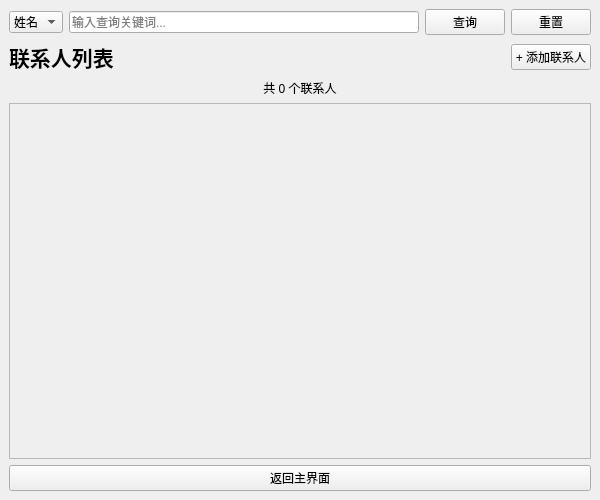
<?xml version="1.0" encoding="UTF-8"?>
<ui version="4.0">
 <class>ContactBookWindow</class>
 <widget class="QMainWindow" name="ContactBookWindow">
  <property name="geometry">
   <rect>
    <x>0</x>
    <y>0</y>
    <width>600</width>
    <height>500</height>
   </rect>
  </property>
  <property name="windowTitle">
   <string>通讯录</string>
  </property>
  <widget class="QWidget" name="centralwidget">
   <layout class="QVBoxLayout" name="verticalLayout">

    <!-- 查询区域 -->
    <item>
     <layout class="QHBoxLayout" name="searchLayout">
      <item>
       <widget class="QComboBox" name="searchTypeComboBox">
        <item>
         <property name="text">
          <string>姓名</string>
         </property>
        </item>
        <item>
         <property name="text">
          <string>城市</string>
         </property>
        </item>
        <item>
         <property name="text">
          <string>标签</string>
         </property>
        </item>
        <item>
         <property name="text">
          <string>电话</string>
         </property>
        </item>
       </widget>
      </item>
      <item>
       <widget class="QLineEdit" name="searchInput">
        <property name="placeholderText">
         <string>输入查询关键词...</string>
        </property>
       </widget>
      </item>
      <item>
       <widget class="QPushButton" name="searchButton">
        <property name="text">
         <string>查询</string>
        </property>
       </widget>
      </item>
      <item>
       <widget class="QPushButton" name="resetButton">
        <property name="text">
         <string>重置</string>
        </property>
       </widget>
      </item>
     </layout>
    </item>

    <!-- 标题和添加按钮区域 -->
    <item>
     <layout class="QHBoxLayout" name="horizontalLayout">
      <item>
       <widget class="QLabel" name="titleLabel">
        <property name="font">
         <font>
          <pointsize>16</pointsize>
          <weight>75</weight>
          <bold>true</bold>
         </font>
        </property>
        <property name="text">
         <string>联系人列表</string>
        </property>
       </widget>
      </item>
      <item>
       <spacer name="horizontalSpacer">
        <property name="orientation">
         <enum>Qt::Horizontal</enum>
        </property>
        <property name="sizeHint" stdset="0">
         <size>
          <width>40</width>
          <height>20</height>
         </size>
        </property>
       </spacer>
      </item>
      <item>
       <widget class="QPushButton" name="addContactButton">
        <property name="text">
         <string>+ 添加联系人</string>
        </property>
       </widget>
      </item>
     </layout>
    </item>

    <!-- 其他现有部分保持不变 -->
    <item>
     <widget class="QLabel" name="countLabel">
      <property name="text">
       <string>共 0 个联系人</string>
      </property>
      <property name="alignment">
       <set>Qt::AlignCenter</set>
      </property>
     </widget>
    </item>
    <item>
     <widget class="QScrollArea" name="scrollArea">
      <property name="widgetResizable">
       <bool>true</bool>
      </property>
      <widget class="QWidget" name="scrollAreaWidgetContents">
       <property name="geometry">
        <rect>
         <x>0</x>
         <y>0</y>
         <width>580</width>
         <height>350</height>
        </rect>
       </property>
       <layout class="QVBoxLayout" name="verticalLayout_2">
        <item>
         <spacer name="verticalSpacer">
          <property name="orientation">
           <enum>Qt::Vertical</enum>
          </property>
          <property name="sizeHint" stdset="0">
           <size>
            <width>20</width>
            <height>40</height>
           </size>
          </property>
         </spacer>
        </item>
       </layout>
      </widget>
     </widget>
    </item>
    <item>
     <widget class="QPushButton" name="backButton">
      <property name="text">
       <string>返回主界面</string>
      </property>
     </widget>
    </item>
   </layout>
  </widget>
 </widget>
 <resources/>
 <connections/>
</ui>
